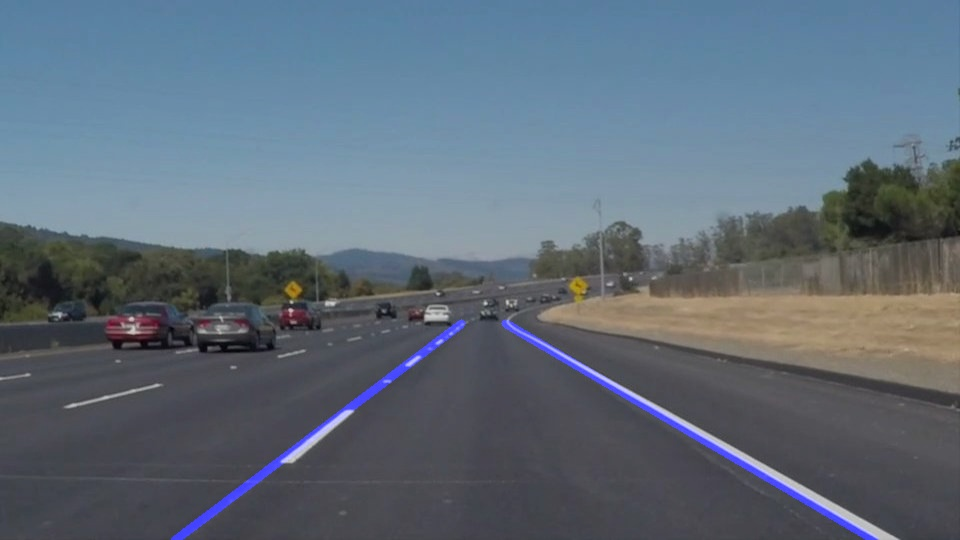
#> input picture test_images/marked-solidWhiteCurve.jpg, 960 x 540 px; its folder holds only this picture in this run
$ jupyter execute --allow-errors P1.ipynb   (shell and % lines are left out)
#> lines starting #> are read from the running program, lines starting #| are printed output that depends on the picture; after the words box and inside, x2 and y2 are one past the last pixel; in counts of white or black regions, pixels touching at a corner belong together
# **Finding Lane Lines on the Road**
***
In this project, you will use the tools you learned about in the lesson to identify lane lines on the road.  You can develop your pipeline on a series of individual images, and later apply the result to a video stream (really just a series of images). Check out the video clip "raw-lines-example.mp4" (also contained in this repository) to see what the output should look like after using the helper functions below.

Once you have a result that looks roughly like "raw-lines-example.mp4", you'll need to get creative and try to average and/or extrapolate the line segments you've detected to map out the full extent of the lane lines.  You can see an example of the result you're going for in the video "P1_example.mp4".  Ultimately, you would like to draw just one line for the left side of the lane, and one for the right.

---
Let's have a look at our first image called 'test_images/solidWhiteRight.jpg'.  Run the 2 cells below (hit Shift-Enter or the "play" button above) to display the image.

**Note** If, at any point, you encounter frozen display windows or other confounding issues, you can always start again with a clean slate by going to the "Kernel" menu above and selecting "Restart & Clear Output".

---

**The tools you have are color selection, region of interest selection, grayscaling, Gaussian smoothing, Canny Edge Detection and Hough Tranform line detection.  You  are also free to explore and try other techniques that were not presented in the lesson.  Your goal is piece together a pipeline to detect the line segments in the image, then average/extrapolate them and draw them onto the image for display (as below).  Once you have a working pipeline, try it out on the video stream below.**

---

<figure>

 <figcaption>
 <p></p>
 <p style="text-align: center;"> Your output should look something like this (above) after detecting line segments using the helper functions below </p>
 </figcaption>
</figure>
 <p></p>
<figure>

 <figcaption>
 <p></p>
 <p style="text-align: center;"> Your goal is to connect/average/extrapolate line segments to get output like this</p>
 </figcaption>
</figure>

[cell 1]
#importing some useful packages
import matplotlib.pyplot as plt
import matplotlib.image as mpimg
import numpy as np
import cv2

#> (a cell that did not finish here is left out)

**Some OpenCV functions (beyond those introduced in the lesson) that might be useful for this project are:**

`cv2.inRange()` for color selection
`cv2.fillPoly()` for regions selection
`cv2.line()` to draw lines on an image given endpoints
`cv2.addWeighted()` to coadd / overlay two images
`cv2.cvtColor()` to grayscale or change color
`cv2.imwrite()` to output images to file
`cv2.bitwise_and()` to apply a mask to an image

**Check out the OpenCV documentation to learn about these and discover even more awesome functionality!**

Below are some helper functions to help get you started. They should look familiar from the lesson!

[cell 3]
import math
import cv2
import numpy as np


def grayscale(img):
    """Applies the Grayscale transform
    This will return an image with only one color channel
    but NOTE: to see the returned image as grayscale
    you should call plt.imshow(gray, cmap='gray')"""
    return cv2.cvtColor(img, cv2.COLOR_BGR2GRAY)


def canny(img, low_threshold, high_threshold):
    """Applies the Canny transform"""
    return cv2.Canny(img, low_threshold, high_threshold)


def gaussian_blur(img, kernel_size):
    """Applies a Gaussian Noise kernel"""
    return cv2.GaussianBlur(img, (kernel_size, kernel_size), 0)


def region_of_interest(img, vertices):
    """
    Applies an image mask.

    Only keeps the region of the image defined by the polygon
    formed from `vertices`. The rest of the image is set to black.
    """
    # defining a blank mask to start with
    mask = np.zeros_like(img)

    # defining a 3 channel or 1 channel color to fill the mask with depending on the input image
    if len(img.shape) > 2:
        channel_count = img.shape[2]  # i.e. 3 or 4 depending on your image
        ignore_mask_color = (255,) * channel_count
    else:
        ignore_mask_color = 255

    # filling pixels inside the polygon defined by "vertices" with the fill color
    cv2.fillPoly(mask, vertices, ignore_mask_color)

    # returning the image only where mask pixels are nonzero
    masked_image = cv2.bitwise_and(img, mask)
    return masked_image


def calculate_lane(shape, lane_points, left=True):
    (vx, vy, x0, y0) = cv2.fitLine(np.array(lane_points), cv2.DIST_L2, 0, 0.01, 0.01)
    if left:
        bound = max(x for x, y in lane_points)
    else:
        bound = min(x for x, y in lane_points)

    bottom_point = ((shape[0] - y0) * vx / vy + x0, shape[0])
    top_point = (bound, (bound - x0) * vy / vx + y0)

    return top_point, bottom_point


def draw_lines(img, lines, color=[255, 0, 0], thickness=7):
    """
    NOTE: this is the function you might want to use as a starting point once you want to
    average/extrapolate the line segments you detect to map out the full
    extent of the lane (going from the result shown in raw-lines-example.mp4
    to that shown in P1_example.mp4).

    Think about things like separating line segments by their
    slope ((y2-y1)/(x2-x1)) to decide which segments are part of the left
    line vs. the right line.  Then, you can average the position of each of
    the lines and extrapolate to the top and bottom of the lane.

    This function draws `lines` with `color` and `thickness`.
    Lines are drawn on the image inplace (mutates the image).
    If you want to make the lines semi-transparent, think about combining
    this function with the weighted_img() function below
    """
    left_lane_points = []
    right_lane_points = []
    shape = img.shape

    for line in lines:
        for x1, y1, x2, y2 in line:
            slope = (y2 - y1) / (x2 - x1)
            if -0.9 < slope < -0.6 and x1 < shape[1] / 2 and x2 < shape[1] / 2:
                left_lane_points.append((x1, y1))
                left_lane_points.append((x2, y2))
            elif 0.4 < slope < 0.9 and x1 > shape[1] / 2 and x2 > shape[1] / 2:
                right_lane_points.append((x1, y1))
                right_lane_points.append((x2, y2))

    left_lane = calculate_lane(img.shape, left_lane_points)
    right_lane = calculate_lane(img.shape, right_lane_points, False)

    cv2.line(img, left_lane[0], left_lane[1], color, thickness)
    cv2.line(img, right_lane[0], right_lane[1], color, thickness)


def hough_lines(img, rho, theta, threshold, min_line_len, max_line_gap):
    """
    `img` should be the output of a Canny transform.

    Returns an image with hough lines drawn.
    """
    lines = cv2.HoughLinesP(img, rho, theta, threshold, np.array([]), minLineLength=min_line_len,
                            maxLineGap=max_line_gap)
    line_img = np.zeros((*img.shape, 3), dtype=np.uint8)
    draw_lines(line_img, lines)
    return line_img


# Python 3 has support for cool math symbols.

# [13 lines left out: function weighted_img, not called in this run]


def calculate_roi(image):
    # should return a numpy array
    shape = image.shape
    x_horizon = 0.1 * shape[0]  # overly fitted
    y_horizon = 0.1 * shape[1]  # overly fitted
    top_left = (shape[1] / 2 + y_horizon, shape[0] / 2 + x_horizon)
    top_right = (shape[1] / 2 - y_horizon, shape[0] / 2 + x_horizon)
    bottom_right = (y_horizon, shape[0])
    bottom_left = (shape[1] - y_horizon, shape[0])
    return np.array([[top_right, top_left, bottom_left, bottom_right]], dtype=np.int32)

default_config = {
    'gaussian_kernel_size': 5,
    'canny_low_threshold': 50,
    'canny_high_threshold': 150,
    'hough_rho': 1,
    'hough_theta': math.pi / 180,
    'hough_threshold': 1,
    'hough_min_line_length': 40,
    'hough_max_line_gap': 20
}
#> default_config = {'gaussian_kernel_size': 5, 'canny_low_threshold': 50, 'canny_high_threshold': 150, 'hough_rho': 1, 'hough_theta': 0.0175, 'hough_threshold': 1, 'hough_min_line_length': 40, 'hough_max_line_gap': 20}
#> further down, image is the input picture: shape (540, 960, 3); mean B, G, R 120.4, 107.6, 94.9


def pipeline(image, config=default_config):
    gray_image = grayscale(image)
#> in grayscale, `return cv2.cvtColor(img, cv2.COLOR_BGR2GRAY)`:
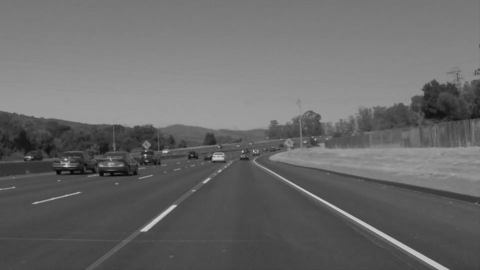
#> returned value: shape (540, 960) (shown at 1/2 size); min 3, max 209, mean 105.2

    blurred_image = gaussian_blur(gray_image, config['gaussian_kernel_size'])

    edges = canny(blurred_image, config['canny_low_threshold'], config['canny_high_threshold'])
#> in canny, `return cv2.Canny(img, low_threshold, high_threshold)`:
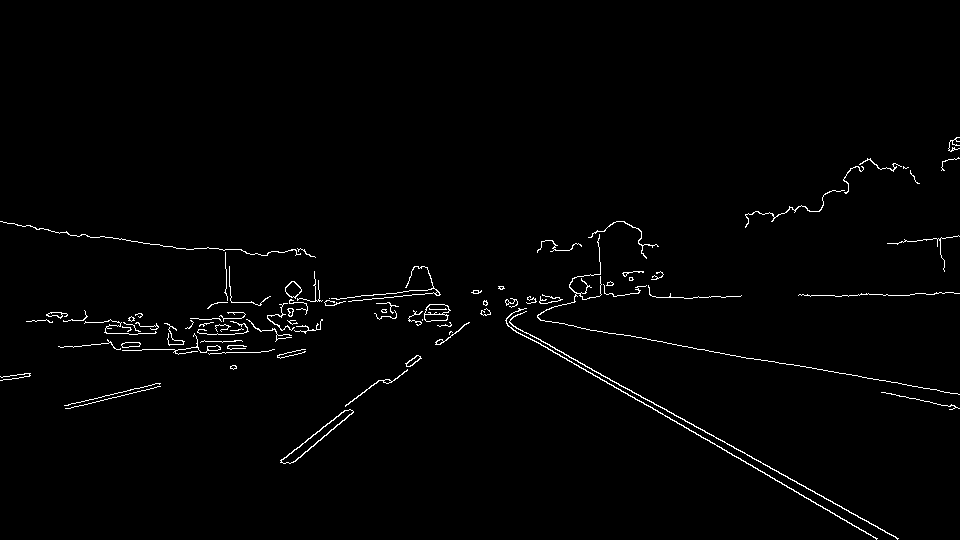
#> returned value: shape (540, 960); 1.4% white in thin lines or dots, all inside (x1, y1, x2, y2) = (0, 137, 960, 540)

    masked_image = region_of_interest(edges, calculate_roi(image))
#> in region_of_interest, `cv2.fillPoly(mask, vertices, ignore_mask_color)`:
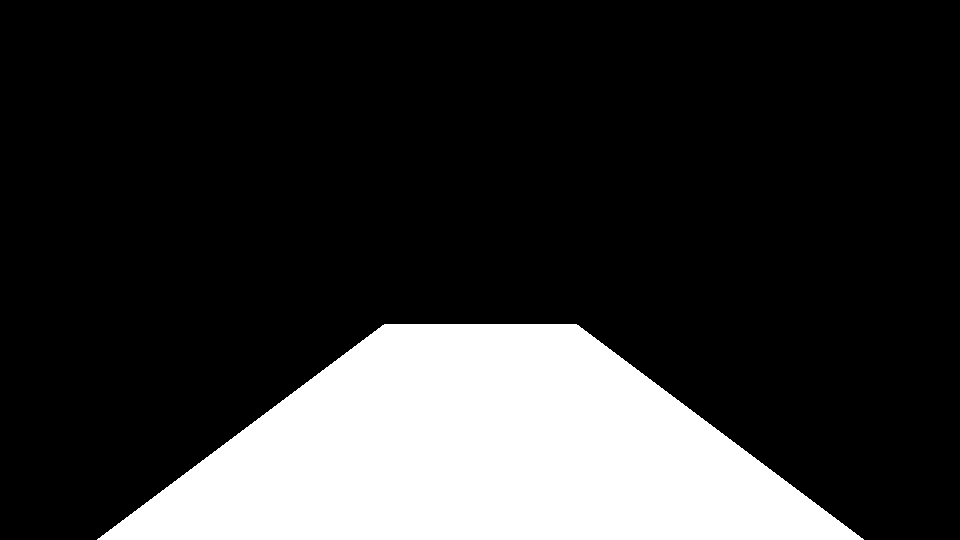
#> mask: shape (540, 960); 20% white; 1 white region, box (x1, y1, x2, y2) and area: (97, 324, 864, 540) 103752
#> in region_of_interest, `masked_image = cv2.bitwise_and(img, mask)`:
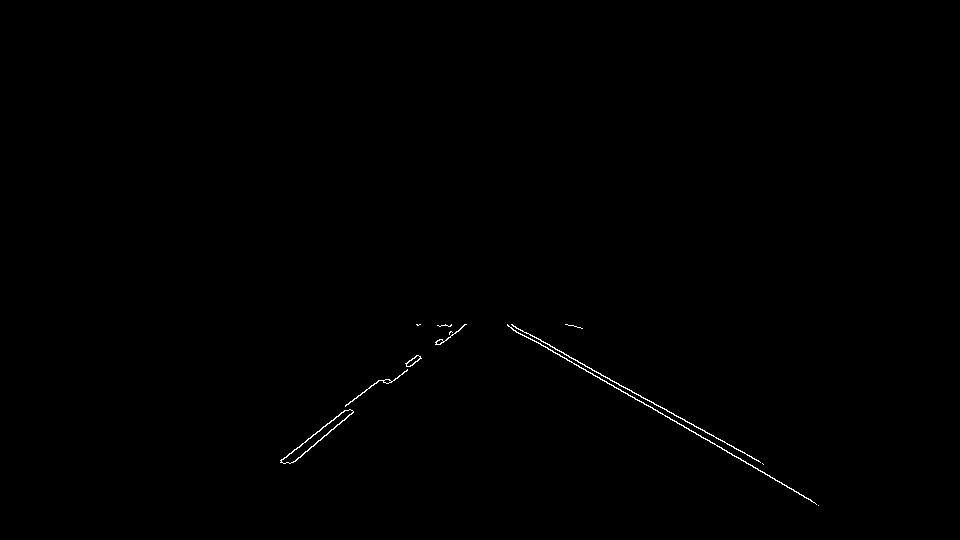
#> masked_image: shape (540, 960); 0.27% white in thin lines or dots, all inside (x1, y1, x2, y2) = (280, 324, 819, 506)

    lines_detected = hough_lines(masked_image, config['hough_rho'], config['hough_theta'], config['hough_threshold'],
                                 config['hough_min_line_length'], config['hough_max_line_gap'])
#> in hough_lines, `lines = cv2.HoughLinesP(img, rho, theta, threshold, np.array([]), minL..`: lines = [[507, 325, 815, 503], [511, 324, 763, 464], [405, 363, 449, 333], [512, 324, 759, 461], [391, 382, 441, 342], [406, 363, 466, 324], [508, 326, 553, 352], [386, 383, 439, 339], [282, 462, 360, 394], [536, 341, 810, 499], [390, 382, 452, 332], [578, 362, 641, 397]]
#> the loop in draw_lines, `for line in lines:` made 12 passes
#> after the loop in draw_lines, `for line in lines:`: left_lane_points = [(405, 363), (449, 333), (391, 382), (441, 342), (406, 363), (466, 324), (386, 383), (439, 339), (282, 462), (360, 394), (390, 382), (452, 332)]; right_lane_points = [(507, 325), (815, 503), (511, 324), (763, 464), (512, 324), (759, 461), (508, 326), (553, 352), (536, 341), (810, 499), (578, 362), (641, 397)]
#> in calculate_lane, `(vx, vy, x0, y0) = cv2.fitLine(np.array(lane_points), cv2.DIST_L2, 0, ..`: vx = [0.798]; vy = [-0.602]; x0 = [405.6]; y0 = [366.6]
#> in calculate_lane, `bound = max(x for x, y in lane_points)`: bound = 466
#> in calculate_lane, `bottom_point = ((shape[0] - y0) * vx / vy + x0, shape[0])`: bottom_point = ([175.8], 540)
#> in calculate_lane, `top_point = (bound, (bound - x0) * vy / vx + y0)`: top_point = (466, [321])
#> in draw_lines, `left_lane = calculate_lane(img.shape, left_lane_points)`: left_lane = ((466, [321]), ([175.8], 540))
#> in draw_lines, `right_lane = calculate_lane(img.shape, right_lane_points, False)`: right_lane = ((507, [323.2]), ([888.9], 540))

    lanes_detected = weighted_img(lines_detected, image)

    return lanes_detected

## Test on Images

Now you should build your pipeline to work on the images in the directory "test_images"
**You should make sure your pipeline works well on these images before you try the videos.**

[cell 4]
import os
#> (the rest of this cell did not finish here and is left out)

$ run again, on test_images/marked-solidYellowLeft.jpg
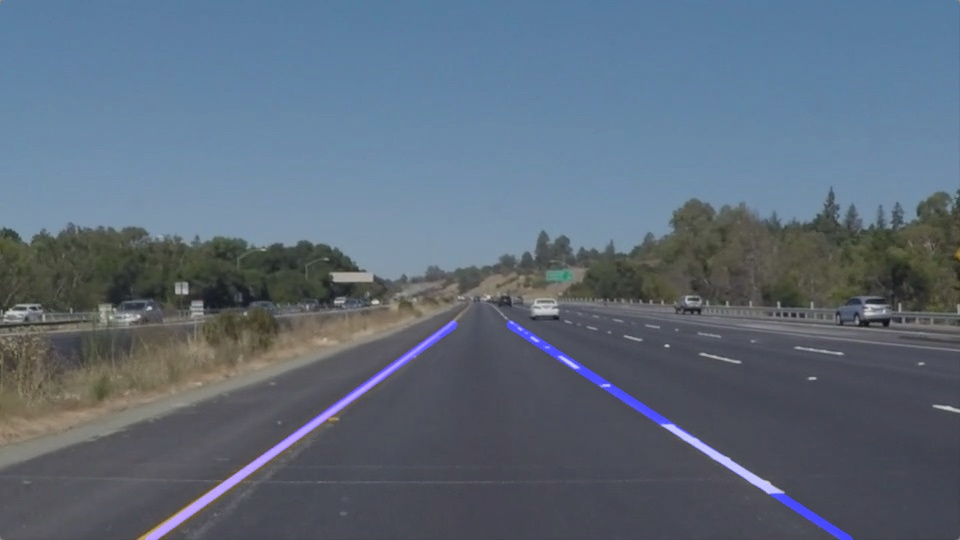
#> input picture test_images/marked-solidYellowLeft.jpg, 960 x 540 px
#> default_config = {'gaussian_kernel_size': 5, 'canny_low_threshold': 50, 'canny_high_threshold': 150, 'hough_rho': 1, 'hough_theta': 0.0175, 'hough_threshold': 1, 'hough_min_line_length': 40, 'hough_max_line_gap': 20}
#> image is the input picture: shape (540, 960, 3); mean B, G, R 122.6, 106.9, 93.3
#> in canny, `return cv2.Canny(img, low_threshold, high_threshold)`:
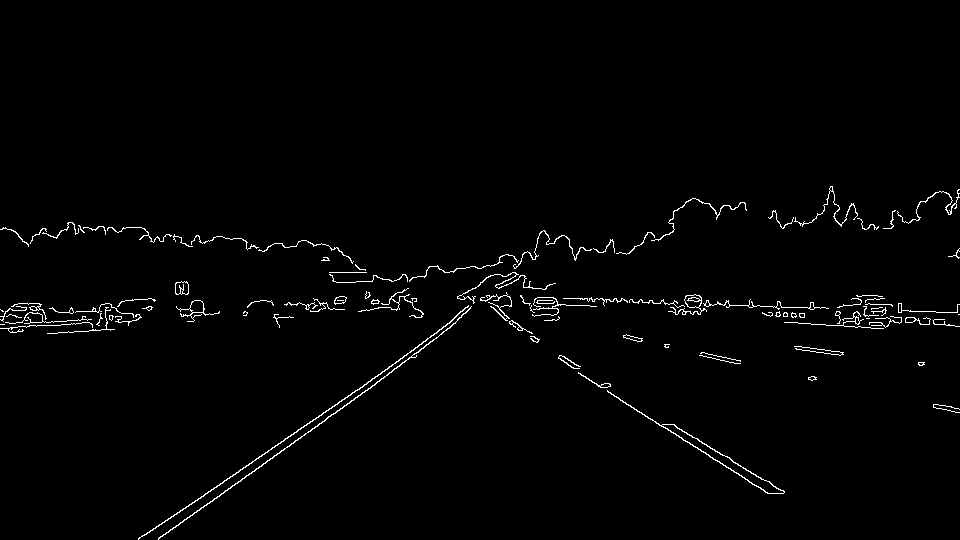
#> returned value: shape (540, 960); 1.5% white in thin lines or dots, all inside (x1, y1, x2, y2) = (0, 186, 960, 540)
#> mask: shape (540, 960); 20% white; 1 white region, box (x1, y1, x2, y2) and area: (97, 324, 864, 540) 103752
#> in region_of_interest, `masked_image = cv2.bitwise_and(img, mask)`:
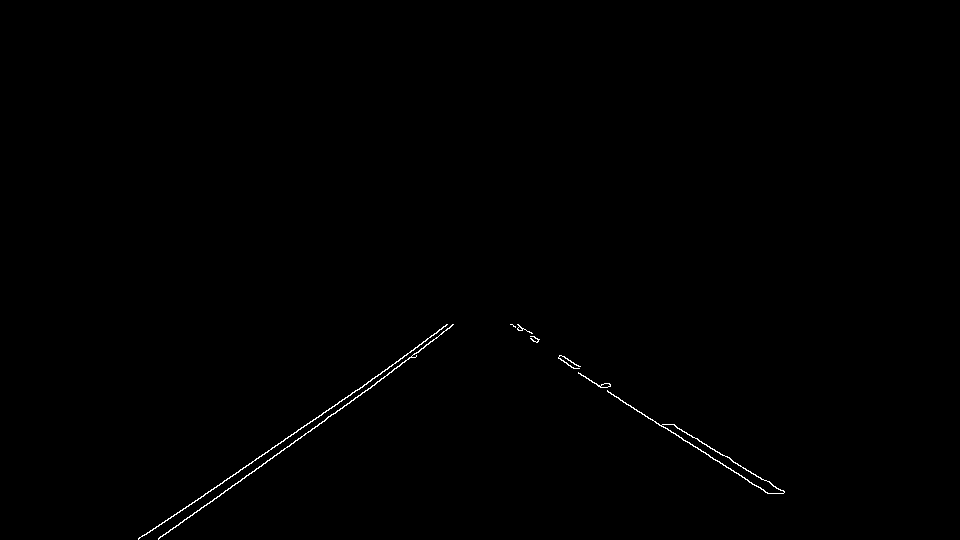
#> masked_image: shape (540, 960); 0.32% white in thin lines or dots, all inside (x1, y1, x2, y2) = (138, 324, 785, 540)
#> lines = 16 rows, first 6: [389, 372, 450, 327], [159, 537, 335, 413], [558, 358, 754, 485], [670, 424, 784, 492], [216, 487, 436, 333], [158, 539, 223, 493]
#> the loop in draw_lines, `for line in lines:` made 16 passes
#> after the loop in draw_lines, `for line in lines:`: left_lane_points = [(389, 372), (450, 327), (159, 537), (335, 413), (216, 487), (436, 333), (158, 539), (223, 493), (291, 443), (391, 372), (164, 522), (298, 429), (138, 539), (192, 502), (296, 432), (413, 350), (370, 388), (432, 341), (232, 485), (289, 445)]; right_lane_points = [(558, 358), (754, 485), (670, 424), (784, 492), (662, 424), (768, 493), (672, 424), (784, 491), (579, 373), (659, 425), (701, 450), (751, 483)]
#> vx = [0.819]; vy = [-0.573]; x0 = [293.6]; y0 = [437.5]
#> in calculate_lane, `bound = max(x for x, y in lane_points)`: bound = 450
#> bottom_point = ([147.1], 540)
#> top_point = (450, [328])
#> left_lane = ((450, [328]), ([147.1], 540))
#> right_lane = ((558, [359.2]), ([852.1], 540))
